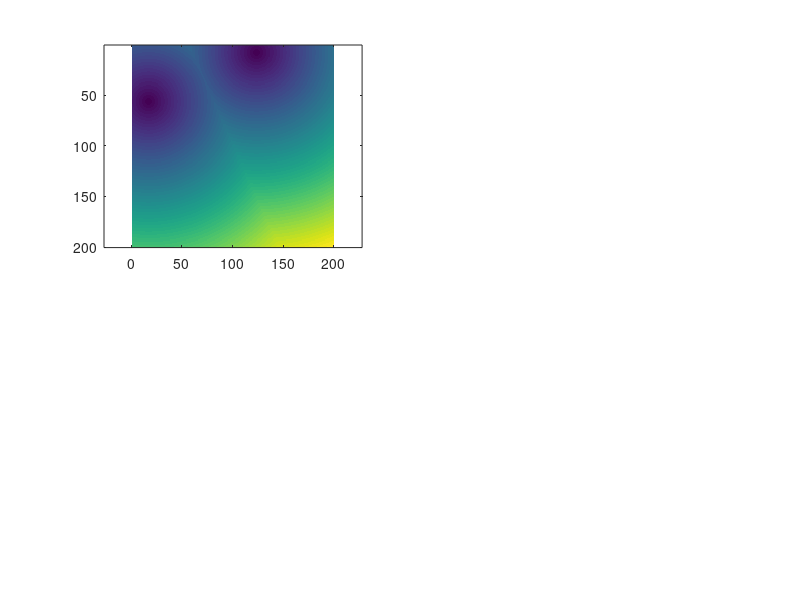

The MATLAB source for this figure: (Note: this script raises an error after producing the figure.)
%Wyznaczanie odleglosci
close all; clear; clc;

a=zeros(200);
a(08, 124)=1;
a(56, 17)=1;
a1 = bwdist(a, 'euclidean');
a2 = bwdist(a, 'quasi-euclidean');
a3 = bwdist(a, 'cityblock');

a4 = bwdist(a, 'chessboard');

subplot(221), imagesc(a1); axis equal; colorbar('vertical');
subplot(222), imagesc(a2); axis equal; colorbar('vertical');
subplot(223), imagesc(a3); axis equal; colorbar('vertical');
subplot(224), imagesc(a4); axis equal; colorbar('vertical');

% linia rownej odleglosci odpowiada granicy dzialu wodnego

%% Wyznaczanie obszrow
% Chce miaszkac w lesie
% odleglosc od drogi glownej > 20px
% odleglosc od drogi pobocznej < 10px
% woda > 15px
close all; clear; clc;

a = imread('Data/new_map.bmp');
subplot(121), imshow(a);
las = a(:,:,1)==185 & a(:,:,2)==215 & a(:,:,3)==170;
%subplot(122), imshow(las);

dg = a(:,:,1)==255 & a(:,:,2)==245 & a(:,:,3)==120;
dg = imclose(dg, ones(1,3)); %usuniecie dziury
%subplot(122), imshow(dg);

dp = a(:,:,1)==255 & a(:,:,2)==255 & a(:,:,3)==255;
dp = medfilt2(dp, [3,3], 'symmetric'); %filtracja by polaczyc nieciagle fragmenty drogi i usunac elementy do niej nienalezace
%subplot(122), imshow(dp);

%takie samo progowanie zastosowac w projekcie
woda = a(:,:,1)>60 & a(:,:,2)>155 & a(:,:,3)>200;
woda = woda & a(:,:,1)<164 & a(:,:,2)<215;
%subplot(122), imshow(woda);

wynik = las & bwdist(dg)>20 & bwdist(dp)<10 & bwdist(woda)>15;
wynik = imoverlay(a, wynik, 'r'); %naklada na obraz kolorowy obraz binarny w danym kolorze
subplot(122), imshow(wynik);

%% wattershed (dzialwodny)
% 2 metody: liczenie watersheda na zewnatrz i wewnatrz(konieczne rozdzielenie obiektow)
close all; clear; clc;
%metoda automatyczna
a = zeros(200,300);
a(100, [100, 200])=1;
a = bwdist(a)<55;
imshow(a);

d=-bwdist(~a);
L=watershed(d);

a = a&(L>0);

%imagesc(L);
imshow(a);

%% wattershed (dzialwodny)
close all; clear; clc;
%metoda przez erozje, nie autowatyczna, unkniecie szatkowania obrazu jak
%moze to byc w automatycznej
a = zeros(200,300);


a(100, [100, 200])=1;
a = bwdist(a)<55;
subplot(121), imshow(a);

d = imerode(a, strel('disk', 30));
d = bwdist(d);
L=watershed(d);

a = a&(L>0);

%imagesc(L);
subplot(122), imshow(a);

%% Znalezienie monet na obrazie
close all; clear; clc;
% 1. Akwizycja
% 2. Przetwarzanie wstepne
% 3. Segmentacja (np. binaryzacja)
% 4. Analiza (pole, obwod, wsp. ksztaltu)
% 5. Wizualizacja 
% all. Na kazdym etapie konieczna weryfikacja!

% zadanie
% policz liczbe monet
% znajdz 5 najwiekszych monet (wykorzystac etykietowanie)

a = imread('coins.png');
%a=double(a)/255;

bin = a(:,:,1)>95;
bin = imfill(bin, 'holes');

%etykietowanie
[aseg, N] = bwlabel(bin);
N %ilosc monet
imagesc(aseg);

pole = zeros(N,1);
for k = 1:N
    moneta = (aseg==k);
    pole(k,1) = sum(moneta(:));
    
end

pole2 = sort(pole);
th = pole2(N-5);

wynik = zeros(size(a), 'uint8');
for k=1:N
    if pole(k)>th
        wynik = wynik + uint8(aseg==k) .*a;
    end
end

imshow(wynik);

%% Histogramy pol i obwodow ziaren
close all; clear; clc;

a = imread('rice.png');

b = imtophat(a, strel('disk', 11)); %wyrowanie tla, wymaga duzych elementow strujturalnych (bothat(), ciemne ziarna na jssnym tle)
b = imadjust(b);
%subplot(121), imshow(b);

bin = b(:,:,1)>90;
bin = bwmorph(bin, 'clean');
bin = bwareaopen(bin, 10);

%sprawdzenie ile tracimy z obrazu
kj = uint8(bin).*a;
jk = uint8(~bin).*a;
%subplot(121), imshow(kj);
%subplot(122), imshow(jk);


%watershed rozdzielenie ziaren
d = imerode(bin, strel('disk', 3));
d = bwdist(d);
bin = bin & (watershed(d)>0);
bin = imclearborder(bin);

%subplot(122), imshow(bin);

%etykietowanie
[aseg, N] = bwlabel(bin);
N

pola = zeros(N,1);
obwody = zeros(N,1);
for k = 1:N
    tmp = (aseg==k);
    pola(k,1) = sum(tmp(:));
    obwody(k,1) = bwarea(bwperim(tmp));
end

% na hist nie ma wartosci odstajacych
% nie ma elm o plowe wiekszych, patrzyc na odch, sr, max, min
subplot(121), histogram(pola);
subplot(122), histogram(obwody);
